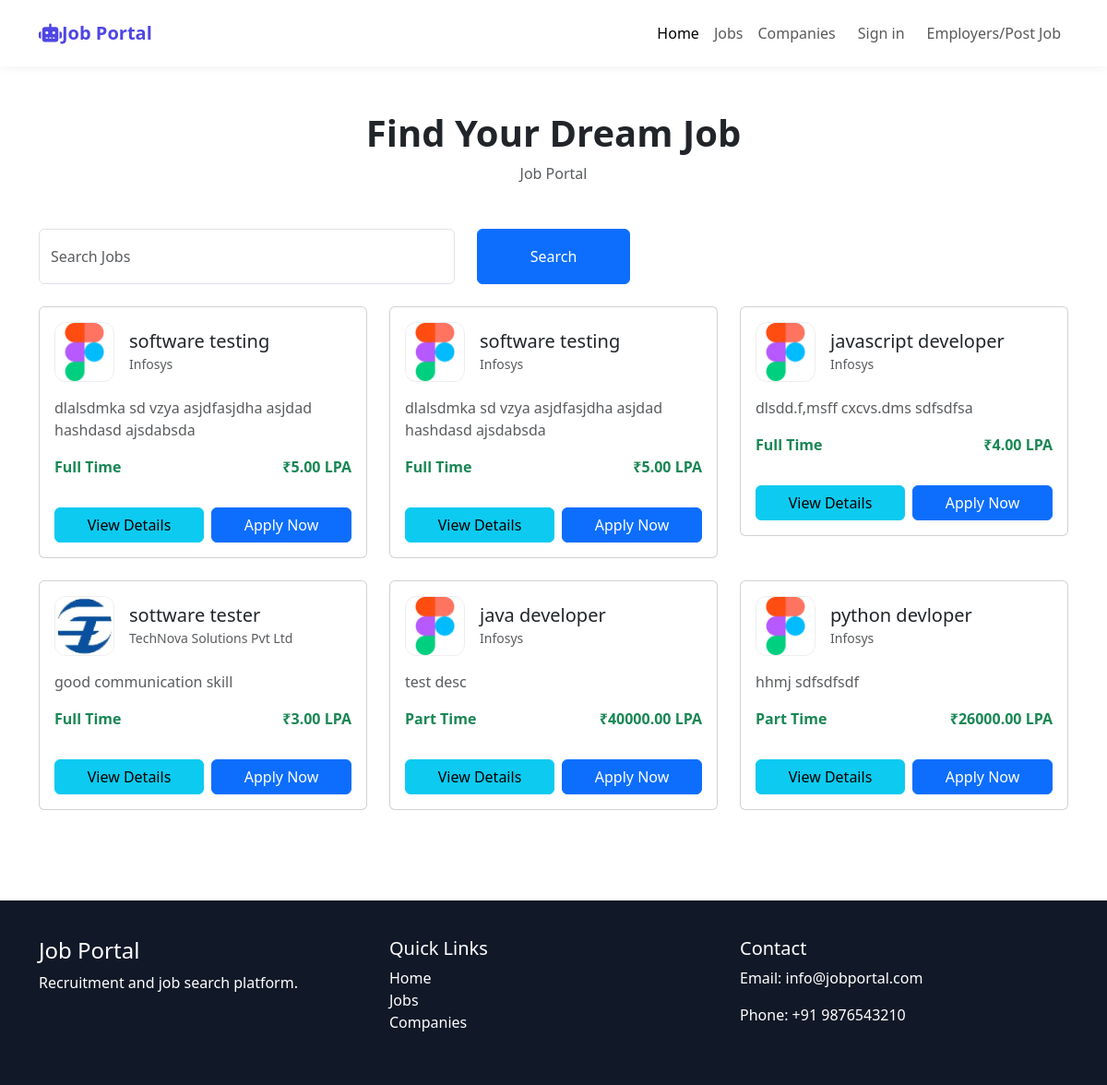
Screenshot of /jobs/ with the database file from the repository.
### job/models.py (models this page shows, shortened)
class Job(models.Model):
    JOB_TYPES = (
        ('Full Time', 'Full Time'),
        ('Part Time', 'Part Time'),
        ('Internship', 'Internship'),
        ('Remote', 'Remote'),
    )
    EXPERIENCE_CHOICES = [
        ('Fresher', 'Fresher'),
        ('0-1', '0-1 Years'),
        ('1-3', '1-3 Years'),
        ('3-5', '3-5 Years'),
        ('5-10', '5-10 Years'),
        ('10+', '10+ Years'),
    ]
    title = models.CharField(max_length=200)
    company = models.ForeignKey(
        Company,
        on_delete=models.CASCADE,
        related_name='jobs'
    )
    location = models.CharField(max_length=200)
    salary = models.DecimalField(max_digits=10, decimal_places=2, null=True, blank=True)
    job_type = models.CharField(max_length=20, choices=JOB_TYPES)
    experience = models.CharField(
            max_length=20,
            choices=EXPERIENCE_CHOICES
        )
    vacancies = models.PositiveIntegerField(default=1)
    description = models.TextField()
    category = models.ForeignKey(
        JobCategory,
        on_delete=models.CASCADE
    )
    skills = models.ManyToManyField(Skill)
    posted_date = models.DateTimeField(auto_now_add=True)
    application_deadline = models.DateField()
    is_active = models.BooleanField(default=True)
    is_featured = models.BooleanField(default=False)
    plan = models.ForeignKey(
        FeaturedPlan,
        on_delete=models.CASCADE,
        null=True,
        blank=True
    )
    featured_until = models.DateField(
        null=True,
        blank=True
    )

### employer/models.py (models this page shows, shortened)
class Company(models.Model):
    user = models.OneToOneField(
        settings.AUTH_USER_MODEL,
        on_delete=models.CASCADE
    )
    COMPANY_SIZE_CHOICES = [
        ('1-10', '1-10 Employees'),
        ('11-50', '11-50 Employees'),
        ('51-200', '51-200 Employees'),
        ('201-500', '201-500 Employees'),
        ('501-1000', '501-1000 Employees'),
        ('1001+', '1001+ Employees'),
    ]
    company_name = models.CharField(max_length=200)
    logo = models.ImageField(upload_to='company_logos/', blank=True, null=True)
    industry = models.ForeignKey(
        Industry,
        on_delete=models.CASCADE
    )
    website = models.URLField(blank=True, null=True)
    linkedin_url = models.URLField(blank=True, null=True)
    facebook_url = models.URLField(blank=True, null=True)
    email = models.EmailField()
    phone = models.CharField(max_length=15)
    address = models.TextField()
    city = models.CharField(max_length=100)
    state = models.CharField(max_length=100)
    country = models.CharField(max_length=100)
    company_size = models.CharField(
                    max_length=20,
                    choices=COMPANY_SIZE_CHOICES
                )
    description = models.TextField(blank=True, null=True)
    founded_year = models.PositiveIntegerField(blank=True, null=True)
    is_verified = models.BooleanField(default=False)
    created_at = models.DateTimeField(auto_now_add=True)
    def __str__(self):
        return self.company_name

### job/views.py (the view, shortened to what this page needs)
# urls.py: path('', views.joblist, name='joblist'),
def joblist(request):
    today = timezone.now().date()
    applied_jobs = []
    q = request.GET.get('q')
    if q:
        jobs = Job.objects.filter(
            Q(title__icontains=q) |
            Q(company__company_name__icontains=q) |
            Q(location__icontains=q) |
            Q(category__name__icontains=q)|
            Q(skills__name__icontains=q)
        ).distinct()
    else:
        jobs = Job.objects.filter(
            application_deadline__gte=today,
            is_active=True
        ).order_by('-posted_date')
    return render(request, 'job/jobs.html', {
        'jobs': jobs,
        'applied_jobs': applied_jobs,
    })

### templates/job/jobs.html (shortened to what this page needs)
{% extends 'base.html' %}
{% load static %}
{%  block css %}
  <link rel="stylesheet" href="{% static 'css/style.css' %}">
  <link rel="stylesheet" href="{% static 'css/companies.css' %}">
   {% endblock %}
{% block content %}
 <div class="container py-5">
    <div class="text-center mb-5">
        <h1 class="fw-bold">Find Your Dream Job</h1>
        <p class="text-muted">Job Portal</p>
    </div>
     <form method="get" >
    <div class="row mb-4">
        <div class="col-md-5">
            <input type="text" name="q" class="form-control search-box" placeholder="Search Jobs">
        </div>
        <div class="col-md-2">
            <button type="submit" class="btn btn-primary w-100 search-box">
                Search
            </button>
        </div>
    </div>
</form>
    <div class="row g-4">
    {% for job in jobs %}
        <div class="col-md-6 col-lg-4">
            <div class="card job-card p-3">
                <div class="d-flex align-items-center mb-3">
                    <img src="{{ job.company.logo.url }}" class="company-logo me-3">
                    <div>
                        <h5 class="mb-0">{{ job.title }}</h5>
                        <small class="text-muted">{{ job.company }}</small>
                    </div>
                </div>
                <p class="text-muted">{{ job.description }}</p>
                <div class="d-flex justify-content-between mb-3">
                    <span class="text-success fw-bold">{{ job.job_type }}</span>
                    <span class="text-success fw-bold">₹{{ job.salary }} LPA</span>
                </div>
    <div class="d-flex gap-2 mt-3">
         <a href="{% url 'job_details' job.id %}"
       class="btn btn-info flex-fill">
        View Details
    </a>
    {% if job.id in applied_jobs %}
        <button class="btn btn-success flex-fill"  disabled>
            Applied
        </button>
    {% else %}
        <a href="{% url 'job_details' job.id %}"
           class="btn btn-primary flex-fill">
            Apply Now
        </a>
    {% endif %}
</div>
            </div>
        </div>
      {% endfor %}
    </div>
</div>
 {% endblock %}

### static/css/style.css (style rules this page uses)
body { font-family: Arial, sans-serif; background: #f5f7fb; display: flex; flex-direction: column; min-height: 100vh; }
html, body { height: 100%; margin: 0; }

### static/css/companies.css (style rules this page uses)
body { font-family: Arial, sans-serif; background:#f5f7fa; }
.search-box { border:2px solid #ddd; border-radius:12px; height:60px; padding-left:50px; font-size:18px; }
.company-logo { width:65px; height:65px; border-radius:12px; object-fit:cover; border:1px solid #eee; }

### rows the page displays
Job: company.logo (picture), title "software testing", company "Infosys", description "dlalsdmka sd vzya asjdfasjdha asjdad hashdasd ajsdabsda", job_type "Full Time", salary "5.00", shows "Apply Now"
Job: company.logo (picture), title "software testing", company "Infosys", description "dlalsdmka sd vzya asjdfasjdha asjdad hashdasd ajsdabsda", job_type "Full Time", salary "5.00", shows "Apply Now"
Job: company.logo (picture), title "javascript developer", company "Infosys", description "dlsdd.f,msff cxcvs.dms sdfsdfsa", job_type "Full Time", salary "4.00", shows "Apply Now"
Job: company.logo (picture), title "sottware tester", company "TechNova Solutions Pvt Ltd", description "good communication skill", job_type "Full Time", salary "3.00", shows "Apply Now"
Job: company.logo (picture), title "java developer", company "Infosys", description "test desc", job_type "Part Time", salary "40000.00", shows "Apply Now"
Job: company.logo (picture), title "python devloper", company "Infosys", description "hhmj sdfsdfsdf", job_type "Part Time", salary "26000.00", shows "Apply Now"
